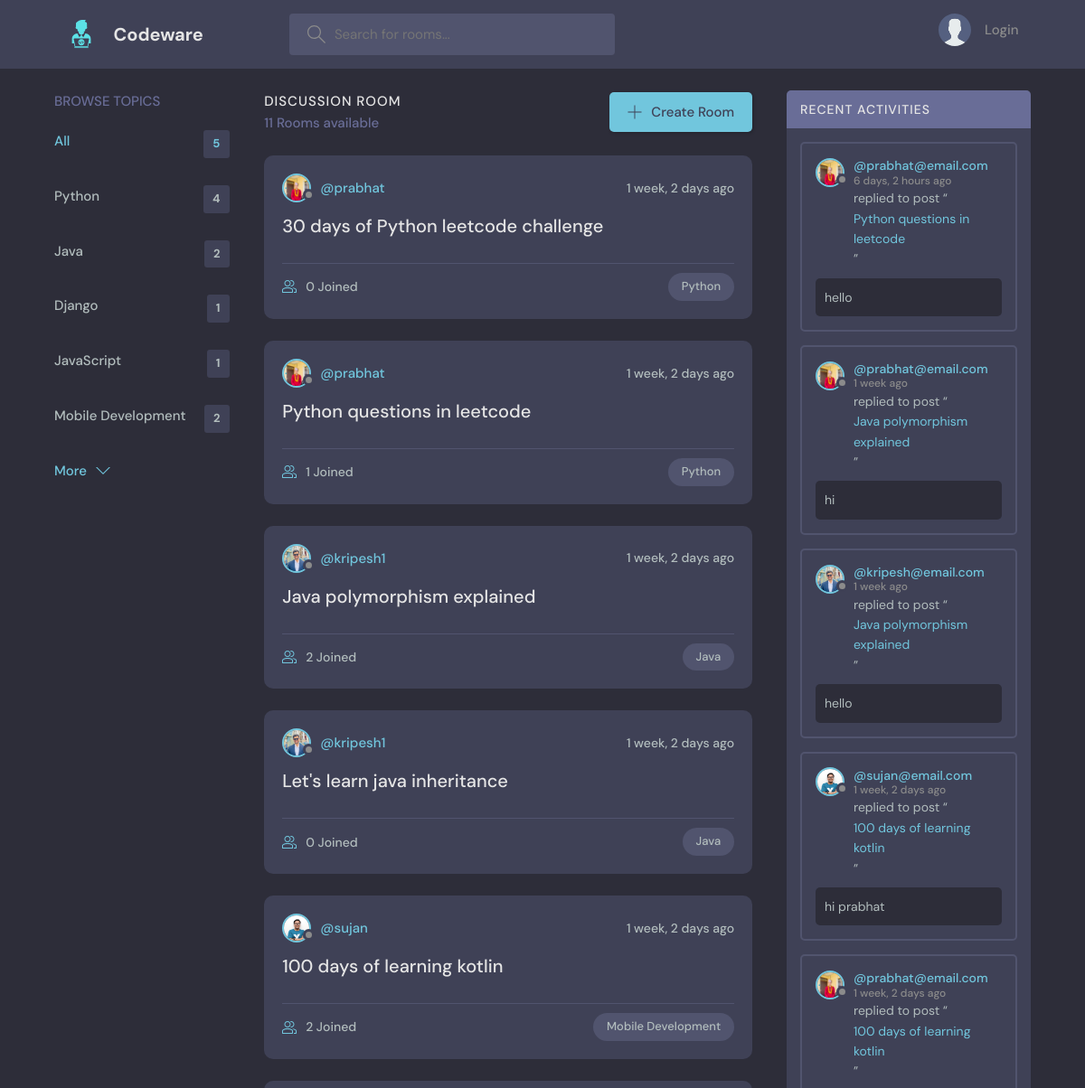
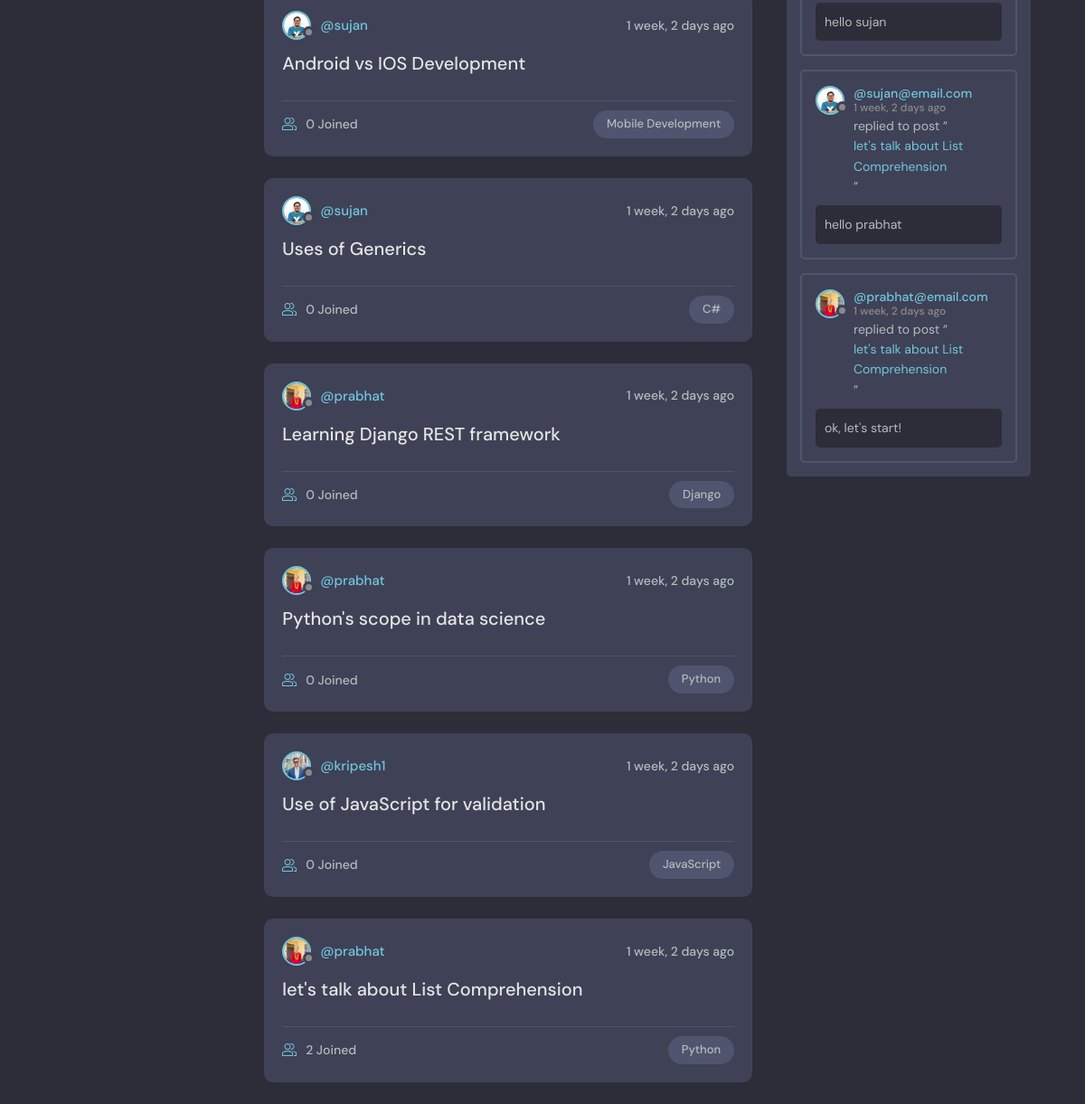
The page / on the database its author committed (2 pictures, top to bottom).
### base/models.py (models this page shows, shortened)
class Topic(models.Model):
    name = models.CharField(max_length=200)

class Room(models.Model):
    host = models.ForeignKey(User, on_delete=models.SET_NULL, null=True)
    topic = models.ForeignKey(Topic, on_delete=models.SET_NULL, null=True)
    name = models.CharField(max_length=200)
    description = models.TextField(null=True, blank=True)
    participants = models.ManyToManyField(User, related_name='participants', blank=True)
    updated = models.DateTimeField(auto_now=True)
    created = models.DateTimeField(auto_now_add=True)
    class Meta:
        ordering = ['-updated', '-created']
    def __str__(self):
        return self.name

class User(AbstractUser):
    name = models.CharField(max_length=200, null=True)
    email = models.EmailField(unique=True, null=True)
    bio = models.TextField(null=True)
    avatar = models.ImageField(null=True, default="avatar.svg")
    USERNAME_FIELD = 'email'
    REQUIRED_FIELDS = []

class Message(models.Model):
    user = models.ForeignKey(User, on_delete=models.CASCADE)
    room = models.ForeignKey(Room, on_delete=models.CASCADE)
    body = models.TextField()
    updated = models.DateTimeField(auto_now=True)
    created = models.DateTimeField(auto_now_add=True)
    class Meta:
        ordering = ['-updated', '-created']

### base/views.py (the view)
# urls.py: path('', views.home, name="home"),
def home(request):
    q = request.GET.get('q') if request.GET.get('q') is not None else ''
    query_words = set(q.lower().split())
    rooms = Room.objects.all()
    room_similarity_scores = defaultdict(float)
    for room in rooms:
        room_keywords = set()
        room_keywords.update(room.topic.name.lower().split())  # Add topic keywords
        room_keywords.update(room.name.lower().split())        # Add name keywords
        room_keywords.update(room.description.lower().split()) # Add description keywords
        similarity = jaccard_similarity(query_words, room_keywords)
        room_similarity_scores[room] = similarity
    filtered_rooms = sorted(
        [room for room, score in room_similarity_scores.items() if score > 0.1],
        key=lambda x: room_similarity_scores[x],
        reverse=True
    )
    if not filtered_rooms:
        filtered_rooms = rooms
    topics = Topic.objects.all() [0:5]
    room_count = len(filtered_rooms)
    room_messages = Message.objects.filter(Q(room__topic__name__icontains=q))
    context = {
        'rooms': filtered_rooms,
        'topics': topics,
        'room_count': room_count,
        'room_messages': room_messages,
    }
    return render(request, 'base/home.html', context)

### base/views.py (called while the page is built)
def jaccard_similarity(query_set, target_set):
    intersection = len(query_set.intersection(target_set))
    union = len(query_set.union(target_set))
    return intersection / union if union != 0 else 0

### base/templates/base/home.html (shortened to what this page needs)
  {% extends 'main.html' %}
  {% block content %}
    <main class="layout layout--3">
      <div class="container">
        {% include 'base/topics_component.html' %}
        <div class="roomList">
          <div class="roomList__header">
            <div>
              <h2>Discussion Room</h2>
              <p> {{room_count}} Rooms available</p>
            </div>
            <a class="btn btn--main" href="{% url 'create-room' %}">
              <svg version="1.1" xmlns="http://www.w3.org/2000/svg" width="32" height="32" viewBox="0 0 32 32">
                <title>add</title>
                <path
                  d="M16.943 0.943h-1.885v14.115h-14.115v1.885h14.115v14.115h1.885v-14.115h14.115v-1.885h-14.115v-14.115z"
                ></path>
              </svg>
              Create Room
            </a>
          </div>
          {% include 'base/feed_component.html' %}
        </div>
        {% include 'base/activity_component.html' %}
      </div>
    </main>
    {% endblock %}

### base/templates/base/topics_component.html
<div class="topics">
    <div class="topics__header">
      <h2>Browse Topics</h2>
    </div>
    <ul class="topics__list">
      <li>
        <a href="{% url 'home' %}" class="active">All <span>{{topics.count}}</span></a>
      </li>
      {% for topic in topics %}
      <li>
        <a href="{% url 'home' %}?q={{topic.name}}"> {{topic.name}} <span>{{topic.room_set.all.count}}</span></a>
      </li>
      {% endfor %}
    </ul>
    <a class="btn btn--link" href="{% url 'topics' %}">
      More
      <svg version="1.1" xmlns="http://www.w3.org/2000/svg" width="32" height="32" viewBox="0 0 32 32">
        <title>chevron-down</title>
        <path d="M16 21l-13-13h-3l16 16 16-16h-3l-13 13z"></path>
      </svg>
    </a>
  </div>

### base/templates/base/feed_component.html (shortened to what this page needs)
{% for room in rooms %}
<div class="roomListRoom">
    <div class="roomListRoom__header">
      <a href="{% url 'user-profile' room.host.id %}" class="roomListRoom__author">
        <div class="avatar avatar--small">
          <img src="{{room.host.avatar.url}}" />
        </div>
        <span>@{{room.host.username}} </span>
      </a>
      <div class="roomListRoom__actions">
        <span> {{room.created|timesince}} ago</span>
      </div>
    </div>
    <div class="roomListRoom__content">
      <a href="{% url 'room' room.id %}"> {{room.name}} </a>
    </div>
    <div class="roomListRoom__meta">
      <a href="{% url 'room' room.id %}" class="roomListRoom__joined">
        {{room.participants.all.count}} Joined
      </a>
      <p class="roomListRoom__topic"> {{room.topic.name}} </p>
    </div>
</div>
{% endfor %}

### base/templates/base/activity_component.html (shortened to what this page needs)
<div class="activities">
    <div class="activities__header">
      <h2>Recent Activities</h2>
    </div>
    {% for message in room_messages %}
    <div class="activities__box">
        <div class="activities__boxHeader roomListRoom__header">
            <a href="{% url 'user-profile' message.user.id %}" class="roomListRoom__author">
            <div class="avatar avatar--small">
                <img src="{{message.user.avatar.url}}" />
            </div>
            <p>
                @{{message.user}}
                <span>{{message.created|timesince}} ago</span>
            </p>
            </a>
        </div>
        <div class="activities__boxContent">
            <p>replied to post “<a href="{% url 'room' message.room.id %}">{{message.room}} </a>”</p>
            <div class="activities__boxRoomContent">
                {{message.body}}
            </div>
        </div>
    </div>
    {% endfor %}
  </div>

### rows shown on the page
Topic: name "Python", room_set.all.count "4"
Topic: name "Java", room_set.all.count "2"
Topic: name "Django", room_set.all.count "1"
Topic: name "JavaScript", room_set.all.count "1"
Topic: name "Mobile Development", room_set.all.count "2"
Room: host.avatar (picture), host.username "prabhat", created "1 week, 2 days", name "30 days of Python leetcode challenge", participants.all.count "0", topic.name "Python"
Room: host.avatar (picture), host.username "prabhat", created "1 week, 2 days", name "Python questions in leetcode", participants.all.count "1", topic.name "Python"
Room: host.avatar (picture), host.username "kripesh1", created "1 week, 2 days", name "Java polymorphism explained", participants.all.count "2", topic.name "Java"
Room: host.avatar (picture), host.username "kripesh1", created "1 week, 2 days", name "Let's learn java inheritance", participants.all.count "0", topic.name "Java"
Room: host.avatar (picture), host.username "sujan", created "1 week, 2 days", name "100 days of learning kotlin", participants.all.count "2", topic.name "Mobile Development"
Room: host.avatar (picture), host.username "sujan", created "1 week, 2 days", name "Android vs IOS Development", participants.all.count "0", topic.name "Mobile Development"
Room: host.avatar (picture), host.username "sujan", created "1 week, 2 days", name "Uses of Generics", participants.all.count "0", topic.name "C#"
Room: host.avatar (picture), host.username "prabhat", created "1 week, 2 days", name "Learning Django REST framework", participants.all.count "0", topic.name "Django"
Room: host.avatar (picture), host.username "prabhat", created "1 week, 2 days", name "Python's scope in data science", participants.all.count "0", topic.name "Python"
Room: host.avatar (picture), host.username "kripesh1", created "1 week, 2 days", name "Use of JavaScript for validation", participants.all.count "0", topic.name "JavaScript"
Room: host.avatar (picture), host.username "prabhat", created "1 week, 2 days", name "let's talk about List Comprehension", participants.all.count "2", topic.name "Python"
Message: user.avatar (picture), user "prabhat@email.com", created "6 days, 2 hours", room "Python questions in leetcode", body "hello"
Message: user.avatar (picture), user "prabhat@email.com", created "1 week", room "Java polymorphism explained", body "hi"
Message: user.avatar (picture), user "kripesh@email.com", created "1 week", room "Java polymorphism explained", body "hello"
Message: user.avatar (picture), user "sujan@email.com", created "1 week, 2 days", room "100 days of learning kotlin", body "hi prabhat"
Message: user.avatar (picture), user "prabhat@email.com", created "1 week, 2 days", room "100 days of learning kotlin", body "hello sujan"
Message: user.avatar (picture), user "sujan@email.com", created "1 week, 2 days", room "let's talk about List Comprehension", body "hello prabhat"
Message: user.avatar (picture), user "prabhat@email.com", created "1 week, 2 days", room "let's talk about List Comprehension", body "ok, let's start!"

### other values the page prints
{{ topics.count }} "5"
{{ room_count }} "11"
